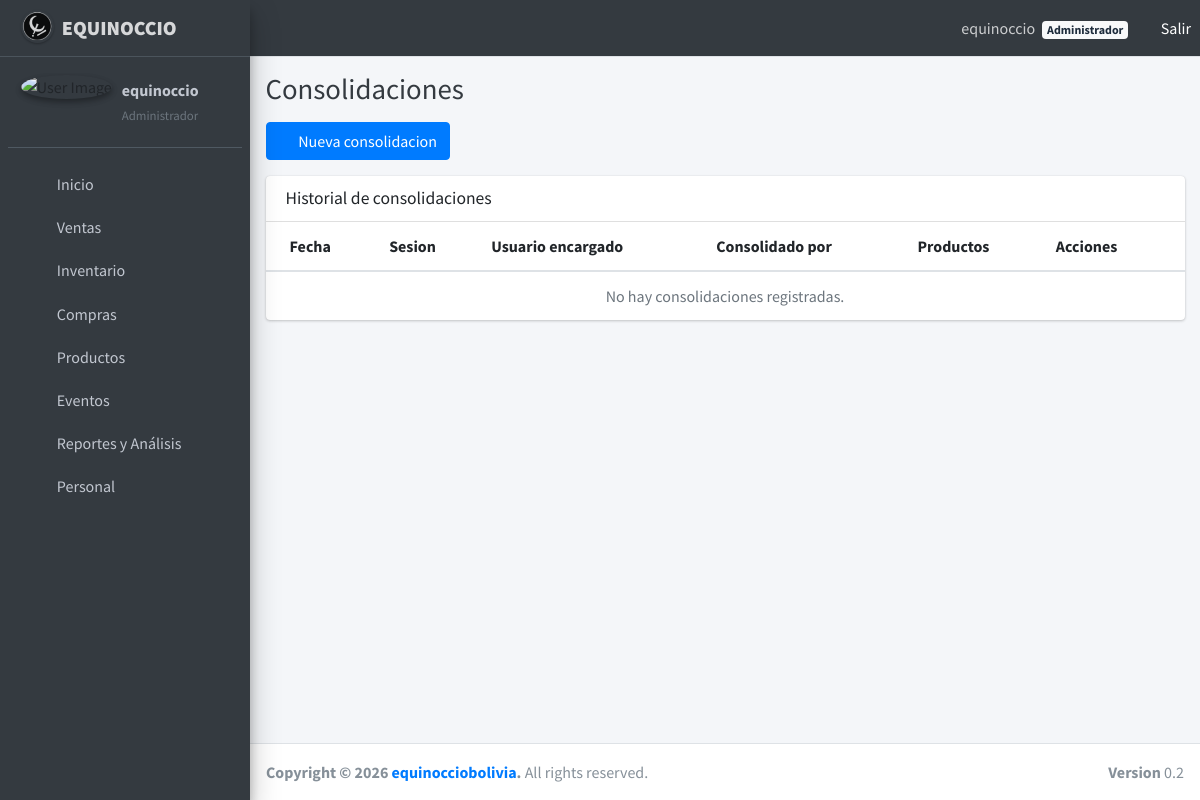
/ventas/consolidaciones/ (signed in), run on an earlier commit of the app's database.
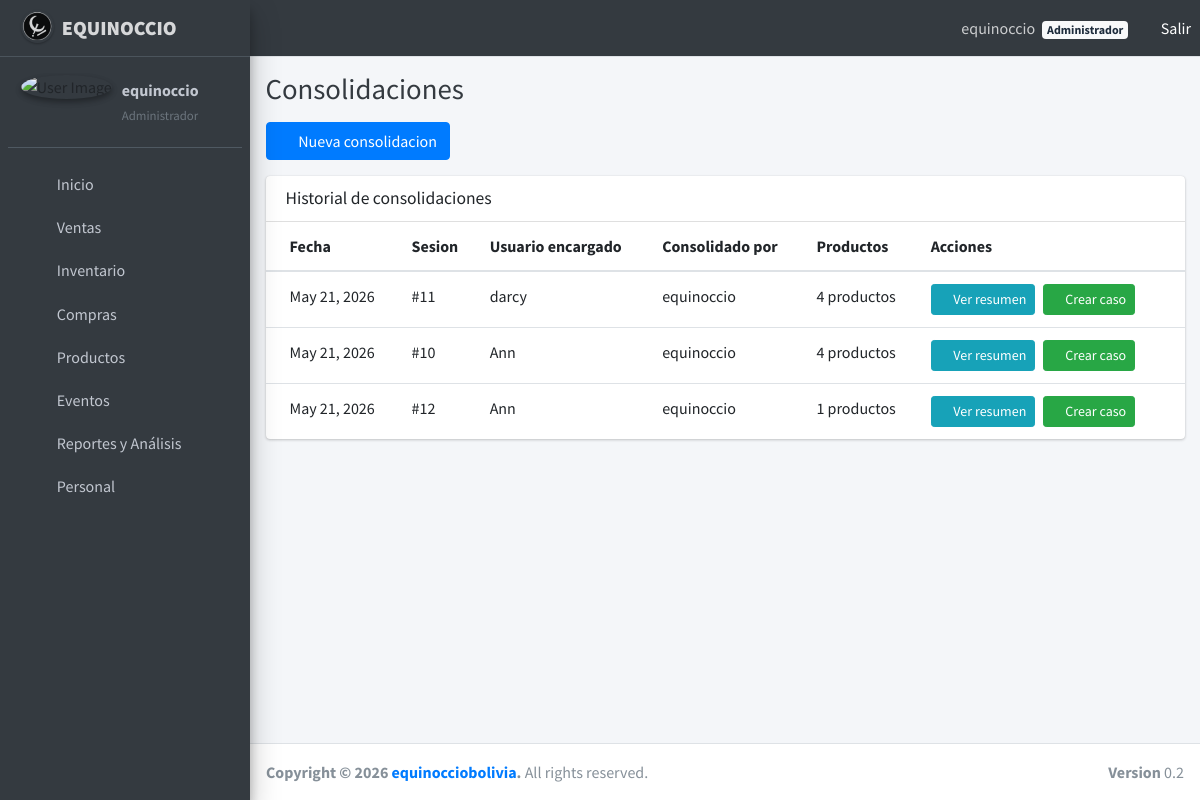
And on a later commit of the database.
### ventas/models.py (models this page shows, shortened)
class Consolidacion(models.Model):
    sesion = models.OneToOneField(
        SesionDeTrabajo,
        on_delete=models.CASCADE,
        related_name='consolidacion'
    )
    fecha = models.DateField(default=timezone.now)
    resumen = models.JSONField(
        default=dict,
        help_text="JSON con el resumen de ventas por producto."
    )
    consolidado_por = models.ForeignKey(
        Usuario,
        on_delete=models.SET_NULL,
        null=True,
        related_name='consolidaciones'
    )
    fecha_consolidacion = models.DateTimeField(auto_now_add=True)
    class Meta:
        verbose_name = "Consolidacion"
        verbose_name_plural = "Consolidaciones"
        ordering = ['-fecha']

class SesionDeTrabajo(models.Model):
    ESTADO_CHOICES = [
        ('abierta', 'Abierta'),
        ('cerrada', 'Cerrada'),
    ]
    usuario_encargado = models.ForeignKey(
        Usuario,
        on_delete=models.CASCADE,
        related_name='sesiones_trabajo'
    )
    evento = models.ForeignKey(
        'eventos.Evento',
        on_delete=models.SET_NULL,
        null=True,
        blank=True,
        related_name='sesiones'
    )
    fecha_inicio = models.DateTimeField(auto_now_add=True)
    fecha_fin = models.DateTimeField(null=True, blank=True)
    estado = models.CharField(max_length=10, choices=ESTADO_CHOICES, default='abierta')
    total_ventas = models.DecimalField(max_digits=10, decimal_places=2, default=0)
    class Meta:
        verbose_name = "Sesion de Trabajo"
        verbose_name_plural = "Sesiones de Trabajo"
        ordering = ['-fecha_inicio']

### usuarios/models.py (models this page shows, shortened)
class Usuario(AbstractUser):
    ROL_CHOICES = [
        ('administrador', 'Administrador'),
        ('jefe_barra', 'Jefe de Barra'),
        ('bartender', 'Bartender'),
        ('mesero', 'Mesero'),
    ]
    CI = models.CharField(max_length=20, unique=True, blank=True, null=True)
    rol = models.CharField(
        max_length=50,
        choices=ROL_CHOICES,
        blank=True,
        null=True
    )
    groups = models.ManyToManyField(
        Group,
        related_name='usuarios_user_set',
        blank=True,
    )
    user_permissions = models.ManyToManyField(
        Permission,
        related_name='usuarios_user_set',
        blank=True,
    )
    USERNAME_FIELD = 'username'
    REQUIRED_FIELDS = []
    class Meta:
        verbose_name = 'Usuario'
        verbose_name_plural = 'Usuarios'
    def es_administrador(self):
        return self.rol == 'administrador'
    def tiene_acceso_ventas(self):
        return self.rol in ['administrador', 'jefe_barra', 'bartender', 'mesero']
    def tiene_acceso_compras(self):
        return self.rol in ['administrador', 'jefe_barra']
    def tiene_acceso_inventarios(self):
        return self.rol in ['administrador', 'jefe_barra']
    def tiene_acceso_analizador(self):
        return self.rol in ['administrador', 'jefe_barra']
    def tiene_acceso_usuarios(self):
        return self.rol == 'administrador'

### ventas/views.py (the view)
# urls.py: path('consolidaciones/', views.revisar_consolidaciones, name='revisar_consolidaciones'),
@login_required
def revisar_consolidaciones(request):
    if not request.user.tiene_acceso_compras():
        messages.error(request, 'No tiene permisos para acceder a esta seccion.')
        return redirect('usuarios:inicio')
    consolidaciones = Consolidacion.objects.select_related(
        'sesion', 'consolidado_por'
    ).all()
    return render(request, 'ventas/revisar_consolidaciones.html', {
        'consolidaciones': consolidaciones
    })

### ventas/templates/ventas/revisar_consolidaciones.html (shortened to what this page needs)
{% extends 'base.html' %}
{% block content %}
<div class="content-header">
    <div class="container-fluid">
        <h1 class="m-0 text-dark">Consolidaciones</h1>
    </div>
</div>
<section class="content">
    <div class="container-fluid">
        <div class="mb-3">
            <a href="{% url 'ventas:ventas_totales_del_dia' %}" class="btn btn-primary">
                <i class="fas fa-plus mr-1"></i> Nueva consolidacion
            </a>
        </div>
        <div class="card">
            <div class="card-header">
                <h3 class="card-title">Historial de consolidaciones</h3>
            </div>
            <div class="card-body table-responsive p-0">
                <table class="table table-hover">
                    <thead>
                        <tr>
                            <th>Fecha</th>
                            <th>Sesion</th>
                            <th>Usuario encargado</th>
                            <th>Consolidado por</th>
                            <th>Productos</th>
                            <th>Acciones</th>
                        </tr>
                    </thead>
                    <tbody>
                        {% for consolidacion in consolidaciones %}
                        <tr>
                            <td>{{ consolidacion.fecha }}</td>
                            <td>#{{ consolidacion.sesion.id }}</td>
                            <td>{{ consolidacion.sesion.usuario_encargado.username }}</td>
                            <td>{{ consolidacion.consolidado_por.username|default:"—" }}</td>
                            <td>{{ consolidacion.resumen|length }} productos</td>
                            <td>
                                <button type="button" class="btn btn-info btn-sm"
                                    data-toggle="modal"
                                    data-target="#modal-{{ consolidacion.id }}">
                                    <i class="fas fa-eye"></i> Ver resumen
                                </button>
                                {% if user.es_administrador %}
                                    {% if not consolidacion.sesion.evento or not consolidacion.sesion.evento.casos_historicos.exists %}
                                    <a href="{% url 'analizador:crear_caso' consolidacion.id %}" class="btn btn-success btn-sm ml-1">
                                        <i class="fas fa-plus"></i> Crear caso
                                    </a>
                                    {% else %}
                                    <span class="badge badge-success ml-1">Caso registrado</span>
                                    {% endif %}
                                {% endif %}
                            </td>
                        </tr>
                        {% empty %}
                        <tr>
                            <td colspan="6" class="text-center text-muted">No hay consolidaciones registradas.</td>
                        </tr>
                        {% endfor %}
                    </tbody>
                </table>
            </div>
        </div>
    </div>
</section>
{% endblock %}

What changed in the data, as far as the page shows it:
added Consolidacion: fecha "May 21, 2026", sesion.id "11", sesion.usuario_encargado.username "darcy", consolidado_por.username "equinoccio", resumen|length "4", shows "Crear caso"
added Consolidacion: fecha "May 21, 2026", sesion.id "10", sesion.usuario_encargado.username "Ann", consolidado_por.username "equinoccio", resumen|length "4", shows "Crear caso"
added Consolidacion: fecha "May 21, 2026", sesion.id "12", sesion.usuario_encargado.username "Ann", consolidado_por.username "equinoccio", resumen|length "1", shows "Crear caso"
Also different on the page:
text no longer shown: "No hay consolidaciones registradas."
